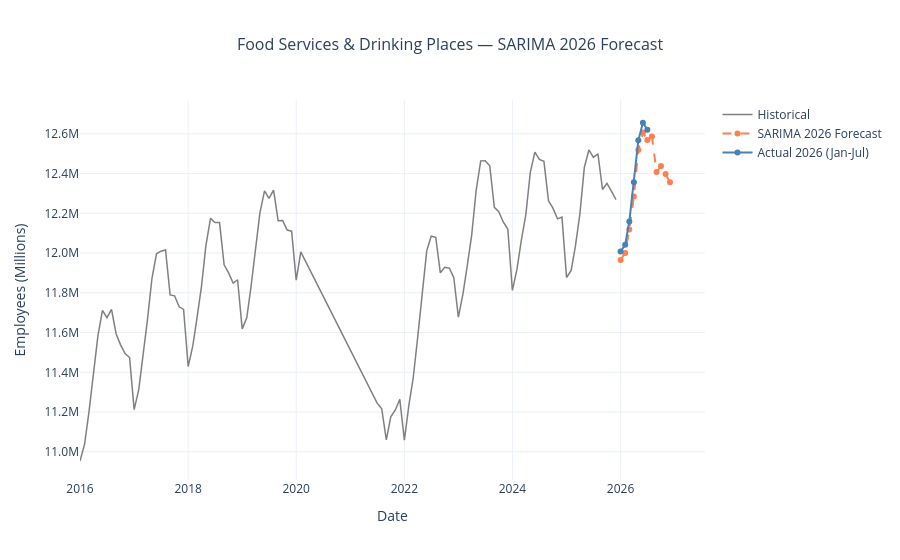

Notebook code for this chart:
### Code cell
# --- Forward Forecast: 2026 ---
# Retrain SARIMA through December 2025
full_series = df_interp[df_interp.index <= '2025-12-01']['employed']
full_series.index = pd.DatetimeIndex(full_series.index, freq='MS')

sarima_final = SARIMAX(
    full_series,
    order=(1, 1, 1),
    seasonal_order=(1, 1, 1, 12)
).fit(disp=False)

forecast_index = pd.date_range(start='2026-01-01', periods=12, freq='MS')
sarima_2026 = sarima_final.forecast(12)
sarima_2026.index = forecast_index

fig = go.Figure()

# Historical series
fig.add_trace(go.Scatter(
    x=full_series.index, y=full_series.values,
    mode='lines', name='Historical',
    line=dict(color='gray', width=1.5),
    hovertemplate='%{x|%b %Y}: %{customdata}<extra></extra>',
    customdata=[f'{v/1_000_000:.2f}M' for v in full_series.values]
))

# 2026 forecast
fig.add_trace(go.Scatter(
    x=sarima_2026.index, y=sarima_2026.values,
    mode='lines+markers', name='SARIMA 2026 Forecast',
    line=dict(color='coral', width=2, dash='dash'),
    marker=dict(size=6),
    hovertemplate='%{x|%b %Y}: %{customdata}<extra></extra>',
    customdata=[f'{v/1_000_000:.2f}M' for v in sarima_2026.values]
))

# Actual Jan-Jul 2026 for immediate validation
actual_2026 = df_interp[df_interp.index >= '2026-01-01']['employed']
fig.add_trace(go.Scatter(
    x=actual_2026.index, y=actual_2026.values,
    mode='lines+markers', name='Actual 2026 (Jan-Jul)',
    line=dict(color='steelblue', width=2),
    marker=dict(size=6),
    hovertemplate='%{x|%b %Y}: %{customdata}<extra></extra>',
    customdata=[f'{v/1_000_000:.2f}M' for v in actual_2026.values]
))

fig.update_layout(
    title=dict(text='Food Services & Drinking Places — SARIMA 2026 Forecast',
               x=0.5, font=dict(size=16)),
    xaxis_title='Date',
    yaxis_title='Employees (Millions)',
    yaxis=dict(
        tickvals=list(range(11_000_000, 13_500_000, 200_000)),
        ticktext=[f'{v/1_000_000:.1f}M' for v in range(11_000_000, 13_500_000, 200_000)]
    ),
    template='plotly_white',
    hovermode='x unified'
)

fig.show()
